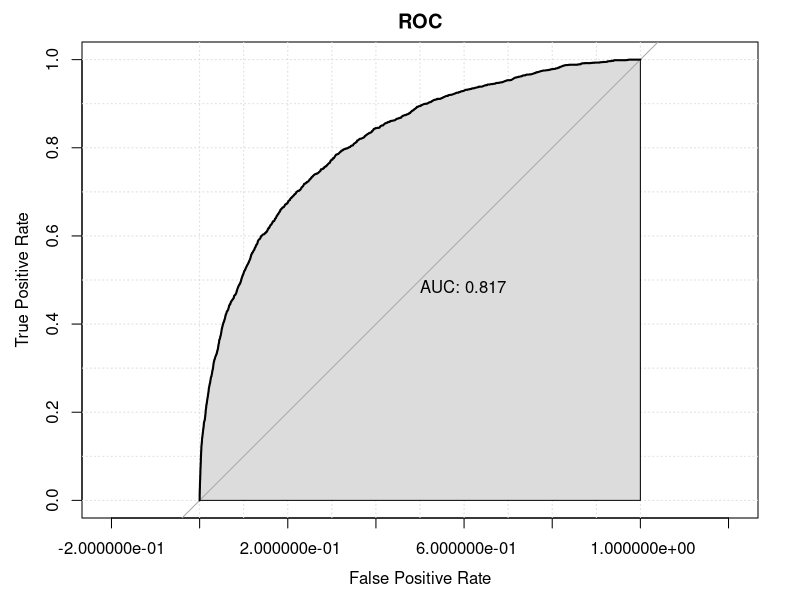
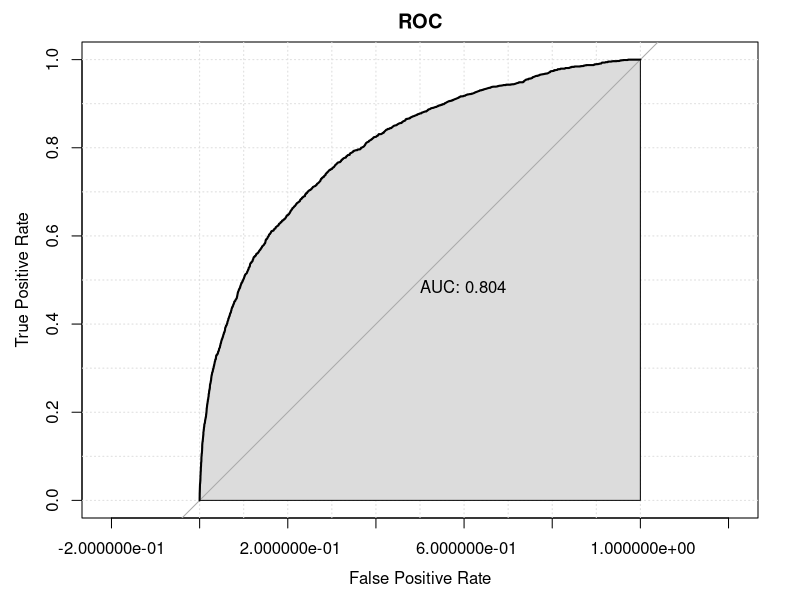
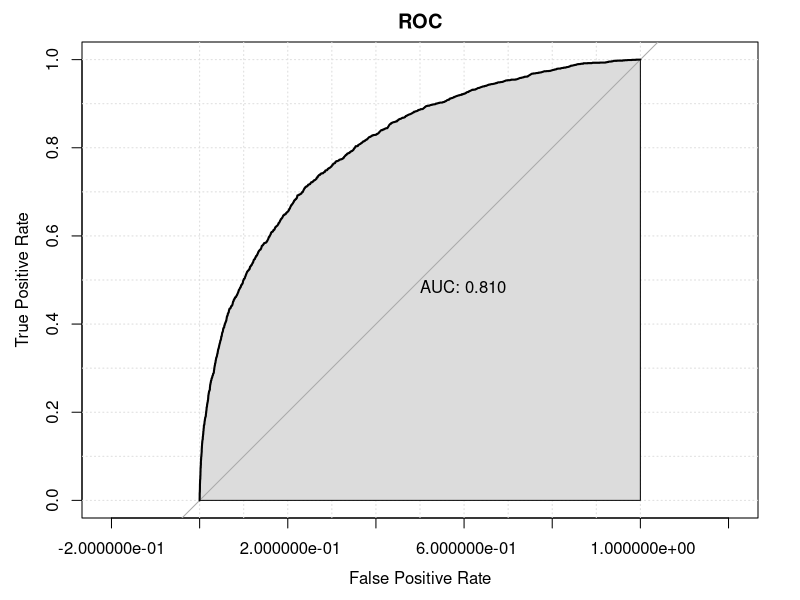
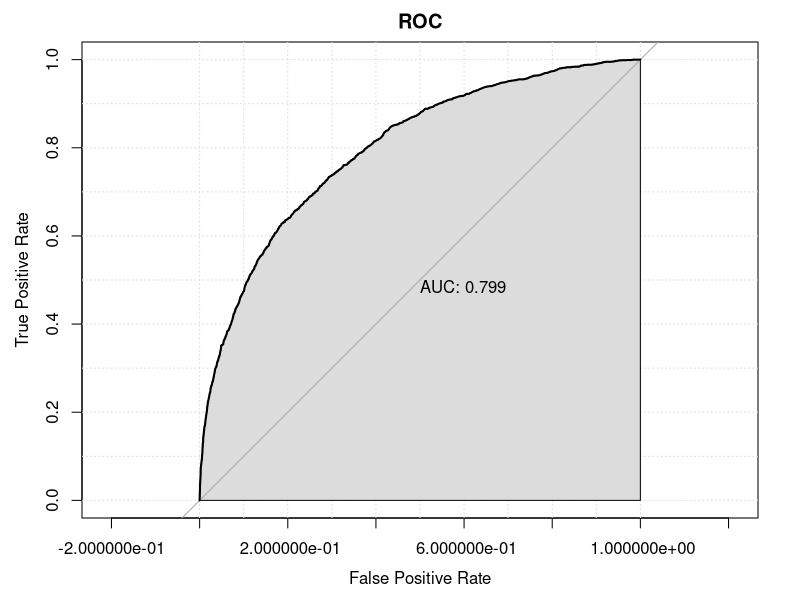
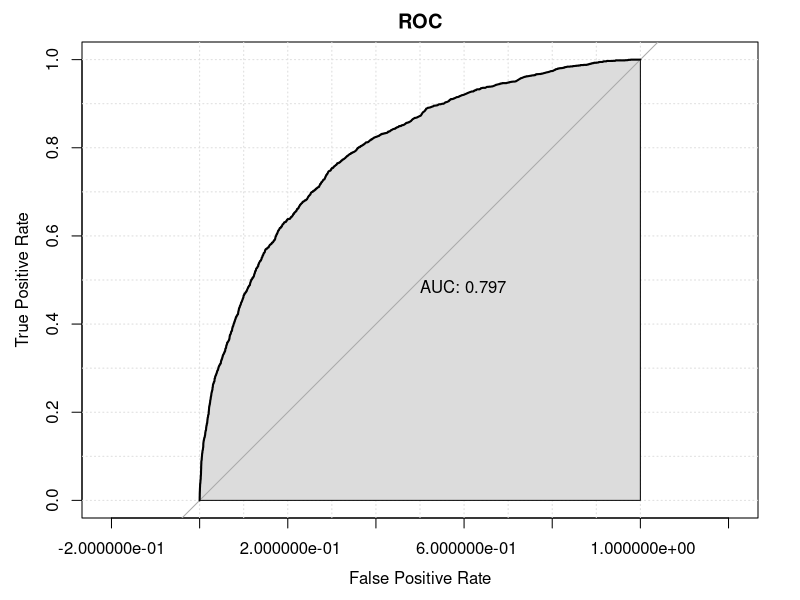
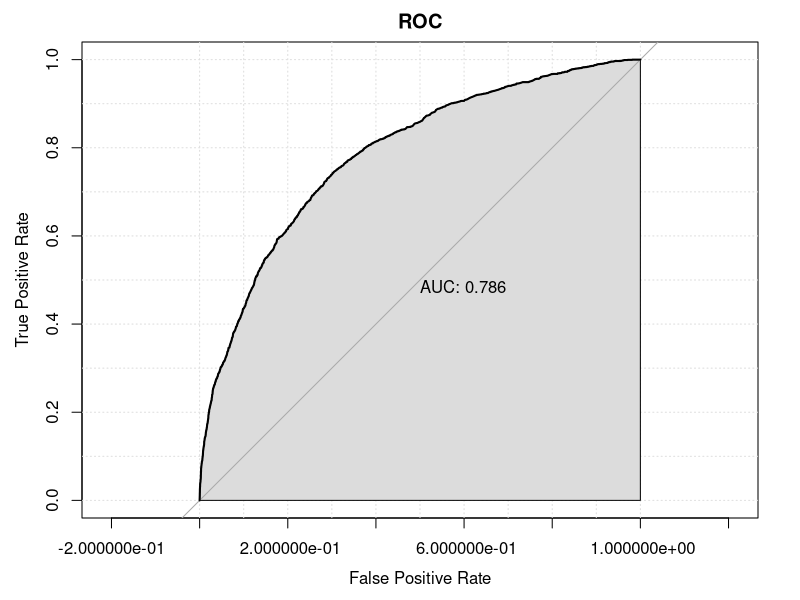
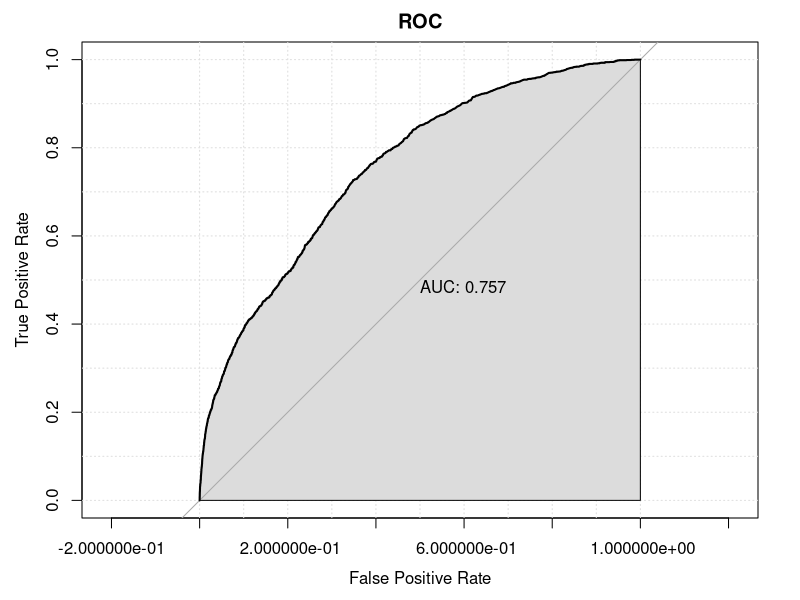
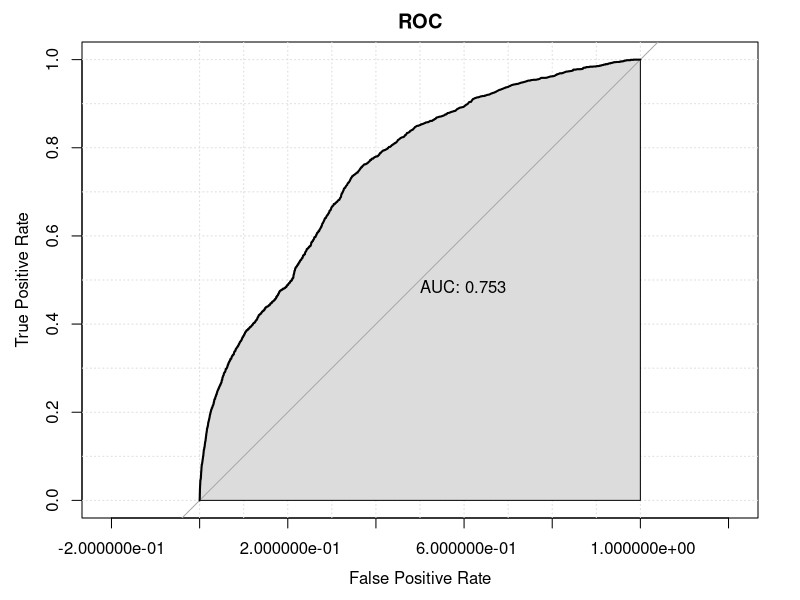

Generate these figures, in order, with R:
#===#===#===#===#===#===#===#===#===#===#===#===#===#
# An Introduction to Machine Learning               # 
#         for the Behavioural and Social Sciences   #
# Session #3: Classification Methods                #
# Heungsun Hwang and Gyeongcheol Cho                #
#===#===#===#===#===#===#===#===#===#===#===#===#===#

#install.packages('caret') # for making confusion Matrix
#install.packages('pROC')  # for plotting ROC curve
#install.packages('MASS')  # for conducting LDA/QDA
#install.packages('e1071')  # for Naive Bayes
#install.packages('class')  # for conducting KNN  

# 1. Load libraries and data
  library(caret) 
  library(pROC)
  library(MASS)
  library(e1071)
  library(class)
  setwd('C:\\Users\\cheol\\Dropbox\\Teaching\\Workshops\\Introduction_to_Machine_Learning\\Day01')
  
  mydata = read.csv("BBB_training.csv") 
  head(mydata)
  colnames(mydata)[1]="id"
  mydata$buyer = as.factor(mydata$buyer)
#  mydata$gender = as.factor(mydata$gender)
  head(mydata)
    
  mydata_test = read.csv("BBB_test.csv") 
  head(mydata_test)
  colnames(mydata_test)[1]="id"
  mydata_test$buyer = as.factor(mydata_test$buyer)
#  mydata_test$gender = as.factor(mydata_test$gender)
  head(mydata_test)

# 2. Logistic Regression ----
  ## 2.1 Run a model ----
  log.fit = glm(buyer ~ gender + last + book + art + child
                         + youth + cook + do_it + reference + geog,
                         data = mydata , family = binomial)
  summary(log.fit)
  Exp_b_CI=exp(cbind(coef(log.fit), confint(log.fit))) # obtain estimates of exp(B) and their 95%CI 
  Exp_b_CI
  
  ## 2.2 Additional Analysis ----
  ### on training sample ----
  log.prob.y.tr = predict(log.fit, type = "response") # calculate individual probabilities
    # type = "response" tells R to calculate P(Y = 1|X) for each observation
  log.pred.y.tr = ifelse(log.prob.y.tr>.5,1,0) # calculate predicted values using .5 cutoff
  log.pred.y.tr = as.factor(log.pred.y.tr)
  confusionMatrix(data = log.pred.y.tr, reference = mydata$buyer, positive = "1") # obtain confusion matrix
  log.roc.tr = roc(mydata$buyer,log.prob.y.tr,auc=TRUE) # plot the ROC curve with AUC 
  plot(log.roc.tr,print.auc=TRUE, legacy.axes=TRUE,
        ylab = "True Positive Rate",xlab = "False Positive Rate",main = "ROC",
        auc.polygon=TRUE,grid=TRUE)
    # legacy.axes = TRUE if the x-axis must be plotted as increasing FPR(1-specificity)
    # auc.polygon = TRUE if you want to color the area under the ROC curve. 
  
  ### on test sample ----
  log.prob.y.tt = predict(log.fit, mydata_test, type = "response")
  log.pred.y.tt = ifelse(log.prob.y.tt>.5,1,0)
  log.pred.y.tt = as.factor(log.pred.y.tt)
  confusionMatrix(data = log.pred.y.tt, reference = mydata_test$buyer, positive = "1")
  log.roc.tt = roc(mydata_test$buyer,log.prob.y.tt,auc=TRUE) # plot the ROC curve with AUC 
  plot(log.roc.tt,print.auc=TRUE,legacy.axes=TRUE,
       ylab = "True Positive Rate",xlab = "False Positive Rate",main = "ROC",
       auc.polygon=TRUE,grid=TRUE)

# 3. LDA ----
  ## 3.1 Run a model ----
  lda.fit <- lda(buyer ~ gender + last + book + art + child
                  + youth + cook + do_it + reference + geog,
                  data = mydata )

  ## 3.2 Additional Analysis ----
  ### on training sample ----
  lda.list.y.tr = predict(lda.fit)
  lda.prob.y.tr = lda.list.y.tr$posterior[,2]
  lda.pred.y.tr = lda.list.y.tr$class
  
  confusionMatrix(data = lda.pred.y.tr, reference = mydata$buyer, positive = "1") # obtain confusion matrix
  lda.roc.tr = roc(mydata$buyer,lda.prob.y.tr,auc=TRUE) # plot the ROC curve with AUC 
  plot(lda.roc.tr,print.auc=TRUE,legacy.axes=TRUE,
       ylab = "True Positive Rate",xlab = "False Positive Rate",main = "ROC",
       auc.polygon=TRUE,grid=TRUE)

  ### on test sample ----
  lda.list.y.tt = predict(lda.fit,mydata_test)
  lda.prob.y.tt = lda.list.y.tt$posterior[,2]
  lda.pred.y.tt = lda.list.y.tt$class
  
  confusionMatrix(data = lda.pred.y.tt, reference = mydata_test$buyer, positive = "1")
  lda.roc.tt = roc(mydata_test$buyer,lda.prob.y.tt,auc=TRUE) # plot the ROC curve with AUC 
  plot(lda.roc.tt,print.auc=TRUE,legacy.axes=TRUE,
       ylab = "True Positive Rate",xlab = "False Positive Rate",main = "ROC",
       auc.polygon=TRUE,grid=TRUE)
  
# 4. QDA ----
  ## 4.1 Run a model ----
  qda.fit <- qda(buyer ~ gender + last + book + art + child
                 + youth + cook + do_it + reference + geog,
                 data = mydata )
  ## 4.2 Additional Analysis ----
  ### on training sample ----
  qda.list.y.tr = predict(qda.fit)
  qda.prob.y.tr = qda.list.y.tr$posterior[,2]
  qda.pred.y.tr = qda.list.y.tr$class
  
  confusionMatrix(data = qda.pred.y.tr, reference = mydata$buyer, positive = "1") # obtain confusion matrix
  qda.roc.tr = roc(mydata$buyer,qda.prob.y.tr,auc=TRUE) # plot the ROC curve with AUC 
  plot(qda.roc.tr,print.auc=TRUE,legacy.axes=TRUE,
       ylab = "True Positive Rate",xlab = "False Positive Rate",main = "ROC",
       auc.polygon=TRUE,grid=TRUE)
  
  ### on test sample ----
  qda.list.y.tt = predict(qda.fit,mydata_test)
  qda.prob.y.tt = qda.list.y.tt$posterior[,2]
  qda.pred.y.tt = qda.list.y.tt$class
  
  confusionMatrix(data = qda.pred.y.tt, reference = mydata_test$buyer, positive = "1")
  qda.roc.tt = roc(mydata_test$buyer,qda.prob.y.tt,auc=TRUE) # plot the ROC curve with AUC 
  plot(qda.roc.tt,print.auc=TRUE,legacy.axes=TRUE,
       ylab = "True Positive Rate",xlab = "False Positive Rate",main = "ROC",
       auc.polygon=TRUE,grid=TRUE)

# 5. Naive Bayes ----
  ## 5.1 Run a model ----
  nb.fit <- naiveBayes(buyer ~ gender + last + book + art + child
                       + youth + cook + do_it + reference + geog,
                       data = mydata )
  
  ## 5.2 Additional Analysis ----
  ### on training sample ----
  nb.prob.y.tr = predict(nb.fit,mydata,type = "raw")[,2]
  nb.pred.y.tr = predict(nb.fit,mydata,type = "class")
  
  confusionMatrix(data = nb.pred.y.tr, reference = mydata$buyer, positive = "1") # obtain confusion matrix
  nb.roc.tr = roc(mydata$buyer,nb.prob.y.tr,auc=TRUE) # plot the ROC curve with AUC 
  plot(nb.roc.tr,print.auc=TRUE,legacy.axes=TRUE,
       ylab = "True Positive Rate",xlab = "False Positive Rate",main = "ROC",
       auc.polygon=TRUE,grid=TRUE)
  
  ### on test sample ----
  nb.prob.y.tt = predict(nb.fit,mydata_test,type = "raw")[,2]
  nb.pred.y.tt = predict(nb.fit,mydata_test,type = "class")
  
  confusionMatrix(data = nb.pred.y.tt, reference = mydata_test$buyer, positive = "1")
  nb.roc.tt = roc(mydata_test$buyer,nb.prob.y.tt,auc=TRUE) # plot the ROC curve with AUC 
  plot(nb.roc.tt,print.auc=TRUE,legacy.axes=TRUE,
       ylab = "True Positive Rate",xlab = "False Positive Rate",main = "ROC",
       auc.polygon=TRUE,grid=TRUE)
  
# 6. KNN ----
  ## 6.1 Preprocess data ----
  mydata.X = scale(mydata[,c(2:11)])
  mydata.Y = mydata[,12]
  mydata_test.X = scale(mydata_test[,c(2:11)])
  ## 6.2 Run KNN
  K=200
  knn.pred.y.tt=knn(mydata.X, mydata_test.X, mydata.Y, K,prob=TRUE)
  knn.prob.y.tt=attr(knn.pred.y.tt,"prob")
  
  confusionMatrix(data = knn.pred.y.tt, reference = mydata_test$buyer, positive = "1")
  knn.roc.tt = roc(mydata_test$buyer,knn.prob.y.tt,auc=TRUE) # plot the ROC curve with AUC 
  plot(knn.roc.tt,print.auc=TRUE,legacy.axes=TRUE,
       ylab = "True Positive Rate",xlab = "False Positive Rate",main = "ROC",
       auc.polygon=TRUE)
  
# 7. Model Comparison (AUC) ----
  plot(log.roc.tt,legacy.axes=TRUE,col="black",lwd=4,
       ylab = "True Positive Rate",xlab = "False Positive Rate",
       main = "ROC",grid=TRUE)
  plot(lda.roc.tt,legacy.axes=TRUE,col="red",lwd=4,add=TRUE)
  plot(qda.roc.tt,legacy.axes=TRUE,col="green",lwd=4,add=TRUE)
  plot(nb.roc.tt,legacy.axes=TRUE,col="purple",lwd=4,add=TRUE)
  plot(knn.roc.tt,legacy.axes=TRUE,col="blue",lwd=4,add=TRUE)
  legend("bottomright",legend=c("LR","LDA","QDA","NB","KNN"),col=c("black","red","green","purple","blue"),lwd=4)
  
  cat("\n AUC_LR:  ", log.roc.tt$auc,
      "\n AUC_LDA: ",lda.roc.tt$auc,
      "\n AUC_QDA: ",qda.roc.tt$auc,
      "\n AUC_NB:  ", nb.roc.tt$auc,
      "\n AUC_KNN: ",knn.roc.tt$auc)
  